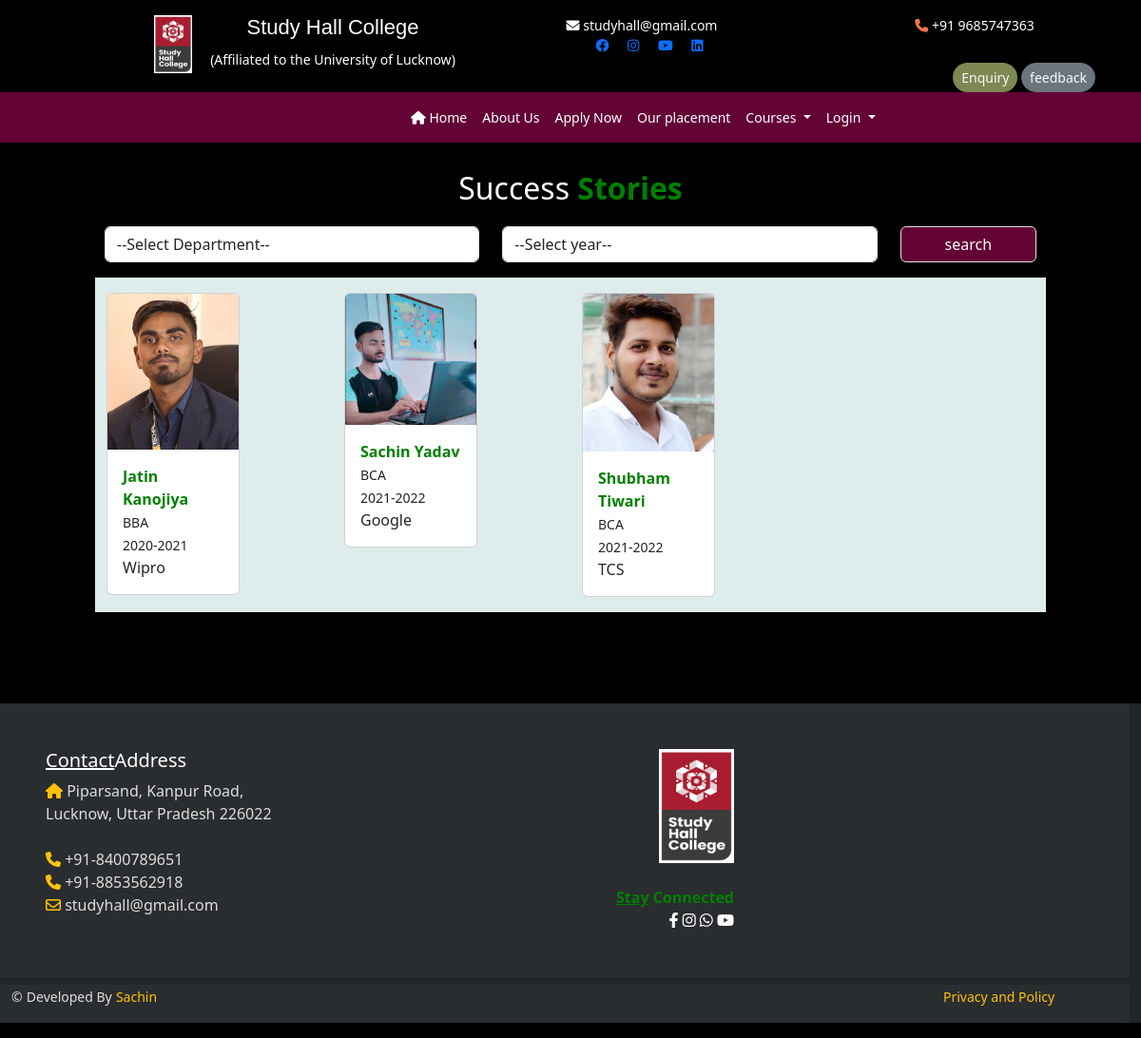
/user/successstory/, run on the app's committed database.
### student/models.py (models this page shows)
class placement(models.Model):
    student_picture=models.ImageField(upload_to='static/placement',null=True)
    student_name=models.CharField(max_length=100,null=True)
    department=models.ForeignKey(department,on_delete=models.CASCADE,null=True)
    session = models.ForeignKey(session, on_delete=models.CASCADE,null=True)
    company_name=models.CharField(max_length=200,null=True)

class department(models.Model):
    department_name=models.CharField(max_length=100,null=True)
    def __str__(self):
        return self.department_name

class session(models.Model):
    session=models.CharField(max_length=100,null=True)
    def __str__(self):
        return self.session

### user/views.py (the view)
# urls.py: path('successstory/', views.successstory),
def successstory(request):
    depart = request.GET.get('department')
    year = request.GET.get('year')
    ddata = department.objects.all().order_by('-id')
    sdata = session.objects.all().order_by('-id')
    pdata = placement.objects.all().order_by('-id')
    if depart is not None and year is None:
         pdata = placement.objects.filter(department=depart)
    elif depart is None and year is not None:
         pdata = placement.objects.filter(session=year)
    elif depart is not None and year is not None:
         pdata = placement.objects.filter(department=depart, session=year)
    else:
         pdata = placement.objects.all().order_by('-id')
    md={"cdata":ddata,"sdata":sdata,"pdata":pdata}
    return render(request,"user/successstory.html",md)

### templates/user/successstory.html (shortened to what this page needs)
{% extends 'userbase.html'%}
{% load static %}
{% block userblock %}
<div class=" text-center fs-2 text-light mt-4">Success<b class="txt-mycolor3"> Stories</b></div>
<div class="=row my-auto ">
    <div class="col-sm-10 mx-auto my-2">
        <form method="get">
        <div class="row my-3">
            <div class="col-sm-5">
                <select class="form-control" name="department">
                    <option>--Select Department--</option>
                </select>
            </div>
            <div class="col-sm-5 ">
                <select class="form-control" name="year" placeholder="Enter Your Name" >
                <option>--Select year--</option>
                </select>
            </div>
            <div class="col-sm-2">
            <input type="submit" value="search" class="form-control bg-mycolor2 text-light">
            </div>
        </div>
            </form>
    </div>
</div>
<div class="row">
    <div class="col-sm-10 mx-auto">
        <div class="row py-3 mb-5" style="background:#deedec; ">
            {% for a in pdata %}
            <div class="col-lg-3 col-md-6 col-sm-12" >
                <div class="card" style="max-width:140px;">
                    <img src="/{{a.student_picture}}" style="max-width:160px;" class="card-img-top" />
                    <div class="card-body">
                        <p class="card-text">
                            <b>{{a.student_name}}</b><br>
                            <small>{{a.department}} <br>
                                {{a.session}}</small><br/>
                            {{a.company_name}}
                            <br/>
                        </p>
                    </div>
                </div>
            </div>
            {% endfor %}
        </div>
    </div>
</div>
{% endblock %}

### static/css/userStyle.css (style rules this page uses)
:root { --bgcolor:black; --bgcolor1:#f34573; --bgcolor2:rgb(99, 3, 54); --bgcolor3:#0a400a; --txtcolor1:#f34573; --txtcolor2:#2a6171; --txtcolor3:#008000; --txtcolor4:white; }
b { color:green ! important; }
.bg-mycolor2 { background:var(--bgcolor2) !important; }
.txt-mycolor3 { color:var(--txtcolor3) !important; }

### data on the page
placement: student_picture (picture), student_name "Jatin Kanojiya", department "BBA", session "2020-2021", company_name "Wipro"
placement: student_picture (picture), student_name "Sachin Yadav", department "BCA", session "2021-2022", company_name "Google"
placement: student_picture (picture), student_name "Shubham Tiwari", department "BCA", session "2021-2022", company_name "TCS"
